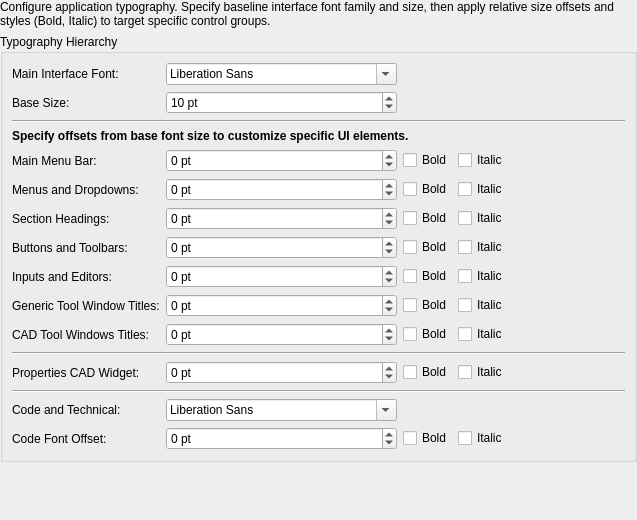
<?xml version="1.0" encoding="UTF-8"?>
<ui version="4.0">
 <class>LC_SettingsPageTypography</class>
 <widget class="QWidget" name="LC_SettingsPageTypography">
  <property name="geometry">
   <rect>
    <x>0</x>
    <y>0</y>
    <width>637</width>
    <height>520</height>
   </rect>
  </property>
  <layout class="QGridLayout" name="gridLayout_main">
   <property name="leftMargin">
    <number>0</number>
   </property>
   <property name="topMargin">
    <number>0</number>
   </property>
   <property name="rightMargin">
    <number>0</number>
   </property>
   <property name="bottomMargin">
    <number>0</number>
   </property>
   <item row="0" column="0">
    <widget class="QLabel" name="lblInstructions">
     <property name="text">
      <string>Configure application typography. Specify baseline interface font family and size, then apply relative size offsets and styles (Bold, Italic) to target specific control groups.</string>
     </property>
     <property name="wordWrap">
      <bool>true</bool>
     </property>
    </widget>
   </item>
   <item row="1" column="0">
    <widget class="QGroupBox" name="grpTypography">
     <property name="title">
      <string>Typography Hierarchy</string>
     </property>
     <layout class="QGridLayout" name="gridLayout_hierarchy">
      <property name="leftMargin">
       <number>9</number>
      </property>
      <property name="topMargin">
       <number>9</number>
      </property>
      <property name="rightMargin">
       <number>9</number>
      </property>
      <property name="bottomMargin">
       <number>9</number>
      </property>
      <property name="spacing">
       <number>6</number>
      </property>
      <item row="5" column="4">
       <spacer name="horizontalSpacer1">
        <property name="orientation">
         <enum>Qt::Orientation::Horizontal</enum>
        </property>
        <property name="sizeHint" stdset="0">
         <size>
          <width>0</width>
          <height>0</height>
         </size>
        </property>
       </spacer>
      </item>
      <item row="5" column="3">
       <widget class="QCheckBox" name="chkMenuBarItalic">
        <property name="toolTip">
         <string>Toggle italic slant for the main window menu bar options.</string>
        </property>
        <property name="text">
         <string>Italic</string>
        </property>
       </widget>
      </item>
      <item row="6" column="3">
       <widget class="QCheckBox" name="chkMenuItalic">
        <property name="toolTip">
         <string>Toggle italic slant for dropdown list choices and context items.</string>
        </property>
        <property name="text">
         <string>Italic</string>
        </property>
       </widget>
      </item>
      <item row="12" column="2">
       <widget class="QCheckBox" name="chkSpecialDockBold">
        <property name="toolTip">
         <string>Toggle bold weight for CAD-specific dock titles.</string>
        </property>
        <property name="text">
         <string>Bold</string>
        </property>
       </widget>
      </item>
      <item row="17" column="1">
       <widget class="QSpinBox" name="sbTechnicalOffset">
        <property name="sizePolicy">
         <sizepolicy hsizetype="Preferred" vsizetype="Fixed">
          <horstretch>0</horstretch>
          <verstretch>0</verstretch>
         </sizepolicy>
        </property>
        <property name="toolTip">
         <string>Adjust the font size of the monospace text areas.</string>
        </property>
        <property name="suffix">
         <string> pt</string>
        </property>
        <property name="minimum">
         <number>-10</number>
        </property>
        <property name="maximum">
         <number>10</number>
        </property>
       </widget>
      </item>
      <item row="10" column="0">
       <widget class="QLabel" name="lblInputOffset">
        <property name="toolTip">
         <string>Adjustments applied to single-line text fields, combo selectors, and numerical spinners.</string>
        </property>
        <property name="text">
         <string>Inputs and Editors:</string>
        </property>
       </widget>
      </item>
      <item row="6" column="0">
       <widget class="QLabel" name="lblMenuOffset">
        <property name="toolTip">
         <string>Adjustments applied to dropdown menus, submenus, and context popup menus.</string>
        </property>
        <property name="text">
         <string>Menus and Dropdowns:</string>
        </property>
       </widget>
      </item>
      <item row="6" column="1">
       <widget class="QSpinBox" name="sbMenuOffset">
        <property name="sizePolicy">
         <sizepolicy hsizetype="Preferred" vsizetype="Fixed">
          <horstretch>0</horstretch>
          <verstretch>0</verstretch>
         </sizepolicy>
        </property>
        <property name="toolTip">
         <string>Set the relative size offset for dropdowns and context menus.</string>
        </property>
        <property name="suffix">
         <string> pt</string>
        </property>
        <property name="minimum">
         <number>-10</number>
        </property>
        <property name="maximum">
         <number>10</number>
        </property>
       </widget>
      </item>
      <item row="3" column="0" colspan="5">
       <widget class="QLabel" name="lblOffsetsHeader">
        <property name="font">
         <font>
          <bold>true</bold>
         </font>
        </property>
        <property name="text">
         <string>Specify offsets from base font size to customize specific UI elements.</string>
        </property>
        <property name="wordWrap">
         <bool>true</bool>
        </property>
       </widget>
      </item>
      <item row="10" column="1">
       <widget class="QSpinBox" name="sbInputOffset">
        <property name="sizePolicy">
         <sizepolicy hsizetype="Preferred" vsizetype="Fixed">
          <horstretch>0</horstretch>
          <verstretch>0</verstretch>
         </sizepolicy>
        </property>
        <property name="toolTip">
         <string>Set the relative size offset for input fields and spinners.</string>
        </property>
        <property name="suffix">
         <string> pt</string>
        </property>
        <property name="minimum">
         <number>-10</number>
        </property>
        <property name="maximum">
         <number>10</number>
        </property>
       </widget>
      </item>
      <item row="14" column="0">
       <widget class="QLabel" name="label">
        <property name="text">
         <string>Properties CAD Widget:</string>
        </property>
       </widget>
      </item>
      <item row="0" column="0">
       <widget class="QLabel" name="lblMainFont">
        <property name="toolTip">
         <string>The baseline font family for the overall user interface.</string>
        </property>
        <property name="text">
         <string>Main Interface Font:</string>
        </property>
       </widget>
      </item>
      <item row="12" column="3">
       <widget class="QCheckBox" name="chkSpecialDockItalic">
        <property name="toolTip">
         <string>Toggle italic slant for CAD-specific dock titles.</string>
        </property>
        <property name="text">
         <string>Italic</string>
        </property>
       </widget>
      </item>
      <item row="9" column="2">
       <widget class="QCheckBox" name="chkButtonBold">
        <property name="toolTip">
         <string>Toggle bold weight for button labels and toolbar options.</string>
        </property>
        <property name="text">
         <string>Bold</string>
        </property>
       </widget>
      </item>
      <item row="15" column="0" colspan="5">
       <widget class="Line" name="lineSeparation2">
        <property name="orientation">
         <enum>Qt::Orientation::Horizontal</enum>
        </property>
       </widget>
      </item>
      <item row="5" column="1">
       <widget class="QSpinBox" name="sbMenuBarOffset">
        <property name="sizePolicy">
         <sizepolicy hsizetype="Preferred" vsizetype="Fixed">
          <horstretch>0</horstretch>
          <verstretch>0</verstretch>
         </sizepolicy>
        </property>
        <property name="toolTip">
         <string>Set the relative size offset for the horizontal main menu bar.</string>
        </property>
        <property name="suffix">
         <string> pt</string>
        </property>
        <property name="minimum">
         <number>-10</number>
        </property>
        <property name="maximum">
         <number>10</number>
        </property>
       </widget>
      </item>
      <item row="10" column="2">
       <widget class="QCheckBox" name="chkInputBold">
        <property name="toolTip">
         <string>Toggle bold weight for text fields and dropdown choices.</string>
        </property>
        <property name="text">
         <string>Bold</string>
        </property>
       </widget>
      </item>
      <item row="16" column="0">
       <widget class="QLabel" name="lblTechnicalFont">
        <property name="toolTip">
         <string>The independent monospaced font family used inside consoles, log areas, and code displays.</string>
        </property>
        <property name="text">
         <string>Code and Technical:</string>
        </property>
       </widget>
      </item>
      <item row="9" column="1">
       <widget class="QSpinBox" name="sbButtonOffset">
        <property name="sizePolicy">
         <sizepolicy hsizetype="Preferred" vsizetype="Fixed">
          <horstretch>0</horstretch>
          <verstretch>0</verstretch>
         </sizepolicy>
        </property>
        <property name="toolTip">
         <string>Set the relative size offset for buttons and toolbars.</string>
        </property>
        <property name="suffix">
         <string> pt</string>
        </property>
        <property name="minimum">
         <number>-10</number>
        </property>
        <property name="maximum">
         <number>10</number>
        </property>
       </widget>
      </item>
      <item row="7" column="2">
       <widget class="QCheckBox" name="chkHeadingBold">
        <property name="toolTip">
         <string>Toggle bold weight for section headings and column headers.</string>
        </property>
        <property name="text">
         <string>Bold</string>
        </property>
       </widget>
      </item>
      <item row="7" column="1">
       <widget class="QSpinBox" name="sbHeadingOffset">
        <property name="sizePolicy">
         <sizepolicy hsizetype="Preferred" vsizetype="Fixed">
          <horstretch>0</horstretch>
          <verstretch>0</verstretch>
         </sizepolicy>
        </property>
        <property name="toolTip">
         <string>Set the relative size offset for headings and table headers.</string>
        </property>
        <property name="suffix">
         <string> pt</string>
        </property>
        <property name="minimum">
         <number>-10</number>
        </property>
        <property name="maximum">
         <number>10</number>
        </property>
       </widget>
      </item>
      <item row="12" column="0">
       <widget class="QLabel" name="lblSpecialDockOffset">
        <property name="toolTip">
         <string>Set the relative size offset for CAD-specific tool window titles.</string>
        </property>
        <property name="text">
         <string>CAD Tool Windows Titles:</string>
        </property>
       </widget>
      </item>
      <item row="7" column="3">
       <widget class="QCheckBox" name="chkHeadingItalic">
        <property name="toolTip">
         <string>Toggle italic slant for section headings and column headers.</string>
        </property>
        <property name="text">
         <string>Italic</string>
        </property>
       </widget>
      </item>
      <item row="17" column="0">
       <widget class="QLabel" name="lblTechnicalOffset">
        <property name="toolTip">
         <string>Relative size offset for monospaced logs and terminal areas.</string>
        </property>
        <property name="text">
         <string>Code Font Offset:</string>
        </property>
       </widget>
      </item>
      <item row="11" column="3">
       <widget class="QCheckBox" name="chkGenericDockItalic">
        <property name="toolTip">
         <string>Toggle italic slant for generic dock titles.</string>
        </property>
        <property name="text">
         <string>Italic</string>
        </property>
       </widget>
      </item>
      <item row="2" column="0" colspan="5">
       <widget class="Line" name="lineSeparation1">
        <property name="orientation">
         <enum>Qt::Orientation::Horizontal</enum>
        </property>
       </widget>
      </item>
      <item row="11" column="2">
       <widget class="QCheckBox" name="chkGenericDockBold">
        <property name="toolTip">
         <string>Toggle bold weight for generic dock titles.</string>
        </property>
        <property name="text">
         <string>Bold</string>
        </property>
       </widget>
      </item>
      <item row="10" column="3">
       <widget class="QCheckBox" name="chkInputItalic">
        <property name="toolTip">
         <string>Toggle italic slant for text fields and dropdown choices.</string>
        </property>
        <property name="text">
         <string>Italic</string>
        </property>
       </widget>
      </item>
      <item row="11" column="0">
       <widget class="QLabel" name="lblGenericDockOffset">
        <property name="toolTip">
         <string>Set the relative size offset for generic dock widget titles.</string>
        </property>
        <property name="text">
         <string>Generic Tool Window Titles:</string>
        </property>
       </widget>
      </item>
      <item row="12" column="1">
       <widget class="QSpinBox" name="sbSpecialDockOffset">
        <property name="sizePolicy">
         <sizepolicy hsizetype="Preferred" vsizetype="Fixed">
          <horstretch>0</horstretch>
          <verstretch>0</verstretch>
         </sizepolicy>
        </property>
        <property name="toolTip">
         <string>Set the relative size offset for CAD dock titles.</string>
        </property>
        <property name="suffix">
         <string> pt</string>
        </property>
        <property name="minimum">
         <number>-10</number>
        </property>
        <property name="maximum">
         <number>10</number>
        </property>
       </widget>
      </item>
      <item row="9" column="3">
       <widget class="QCheckBox" name="chkButtonItalic">
        <property name="toolTip">
         <string>Toggle italic slant for button labels and toolbar options.</string>
        </property>
        <property name="text">
         <string>Italic</string>
        </property>
       </widget>
      </item>
      <item row="1" column="1">
       <widget class="QSpinBox" name="sbMainSize">
        <property name="sizePolicy">
         <sizepolicy hsizetype="Preferred" vsizetype="Fixed">
          <horstretch>0</horstretch>
          <verstretch>0</verstretch>
         </sizepolicy>
        </property>
        <property name="toolTip">
         <string>Adjust the base font size for normal text labels and general elements.</string>
        </property>
        <property name="suffix">
         <string> pt</string>
        </property>
        <property name="minimum">
         <number>6</number>
        </property>
        <property name="maximum">
         <number>72</number>
        </property>
        <property name="value">
         <number>10</number>
        </property>
       </widget>
      </item>
      <item row="9" column="0">
       <widget class="QLabel" name="lblButtonOffset">
        <property name="toolTip">
         <string>Adjustments applied to clickable buttons, toolbar actions, and interactive task controls.</string>
        </property>
        <property name="text">
         <string>Buttons and Toolbars:</string>
        </property>
       </widget>
      </item>
      <item row="5" column="2">
       <widget class="QCheckBox" name="chkMenuBarBold">
        <property name="toolTip">
         <string>Toggle bold weight for the main window menu bar options.</string>
        </property>
        <property name="text">
         <string>Bold</string>
        </property>
       </widget>
      </item>
      <item row="5" column="0">
       <widget class="QLabel" name="lblMenuBarOffset">
        <property name="toolTip">
         <string>Adjustments applied exclusively to the horizontal main menu bar at the top of windows.</string>
        </property>
        <property name="text">
         <string>Main Menu Bar:</string>
        </property>
       </widget>
      </item>
      <item row="6" column="2">
       <widget class="QCheckBox" name="chkMenuBold">
        <property name="toolTip">
         <string>Toggle bold weight for dropdown list choices and context items.</string>
        </property>
        <property name="text">
         <string>Bold</string>
        </property>
       </widget>
      </item>
      <item row="17" column="2">
       <widget class="QCheckBox" name="chkTechnicalBold">
        <property name="toolTip">
         <string>Toggle bold weight for the monospaced text console.</string>
        </property>
        <property name="text">
         <string>Bold</string>
        </property>
       </widget>
      </item>
      <item row="17" column="3">
       <widget class="QCheckBox" name="chkTechnicalItalic">
        <property name="toolTip">
         <string>Toggle italic slant for the monospaced text console.</string>
        </property>
        <property name="text">
         <string>Italic</string>
        </property>
       </widget>
      </item>
      <item row="7" column="0">
       <widget class="QLabel" name="lblHeadingOffset">
        <property name="toolTip">
         <string>Adjustments applied to structural grouping titles, panel headers, and table column headers.</string>
        </property>
        <property name="text">
         <string>Section Headings:</string>
        </property>
       </widget>
      </item>
      <item row="11" column="1">
       <widget class="QSpinBox" name="sbGenericDockOffset">
        <property name="sizePolicy">
         <sizepolicy hsizetype="Preferred" vsizetype="Fixed">
          <horstretch>0</horstretch>
          <verstretch>0</verstretch>
         </sizepolicy>
        </property>
        <property name="toolTip">
         <string>Set the relative size offset for generic dock titles.</string>
        </property>
        <property name="suffix">
         <string> pt</string>
        </property>
        <property name="minimum">
         <number>-10</number>
        </property>
        <property name="maximum">
         <number>10</number>
        </property>
       </widget>
      </item>
      <item row="0" column="1">
       <widget class="QFontComboBox" name="fcMainFont">
        <property name="sizePolicy">
         <sizepolicy hsizetype="Preferred" vsizetype="Fixed">
          <horstretch>0</horstretch>
          <verstretch>0</verstretch>
         </sizepolicy>
        </property>
        <property name="toolTip">
         <string>Select the default font family used throughout the application.</string>
        </property>
       </widget>
      </item>
      <item row="16" column="1">
       <widget class="QFontComboBox" name="fcTechnicalFont">
        <property name="sizePolicy">
         <sizepolicy hsizetype="Preferred" vsizetype="Fixed">
          <horstretch>0</horstretch>
          <verstretch>0</verstretch>
         </sizepolicy>
        </property>
        <property name="toolTip">
         <string>Select the monospace font family for log outputs and scripts.</string>
        </property>
       </widget>
      </item>
      <item row="1" column="0">
       <widget class="QLabel" name="lblMainSize">
        <property name="toolTip">
         <string>The base typography size in points, acting as the scale reference for other roles.</string>
        </property>
        <property name="text">
         <string>Base Size:</string>
        </property>
       </widget>
      </item>
      <item row="14" column="1">
       <widget class="QSpinBox" name="cbPropertiesDock">
        <property name="suffix">
         <string> pt</string>
        </property>
        <property name="minimum">
         <number>-10</number>
        </property>
        <property name="maximum">
         <number>10</number>
        </property>
       </widget>
      </item>
      <item row="14" column="2">
       <widget class="QCheckBox" name="chkPropertiesDockBold">
        <property name="toolTip">
         <string>Toggle bold weight for Properties Tool Window.</string>
        </property>
        <property name="text">
         <string>Bold</string>
        </property>
       </widget>
      </item>
      <item row="14" column="3">
       <widget class="QCheckBox" name="chkPropertiesDockItalic">
        <property name="toolTip">
         <string>Toggle italic slant for Propertise Tool Window.</string>
        </property>
        <property name="text">
         <string>Italic</string>
        </property>
       </widget>
      </item>
      <item row="13" column="0" colspan="5">
       <widget class="Line" name="lineSeparator3">
        <property name="orientation">
         <enum>Qt::Orientation::Horizontal</enum>
        </property>
       </widget>
      </item>
     </layout>
    </widget>
   </item>
   <item row="2" column="0">
    <spacer name="verticalSpacer">
     <property name="orientation">
      <enum>Qt::Orientation::Vertical</enum>
     </property>
     <property name="sizeHint" stdset="0">
      <size>
       <width>20</width>
       <height>0</height>
      </size>
     </property>
    </spacer>
   </item>
  </layout>
 </widget>
 <resources/>
 <connections/>
</ui>
